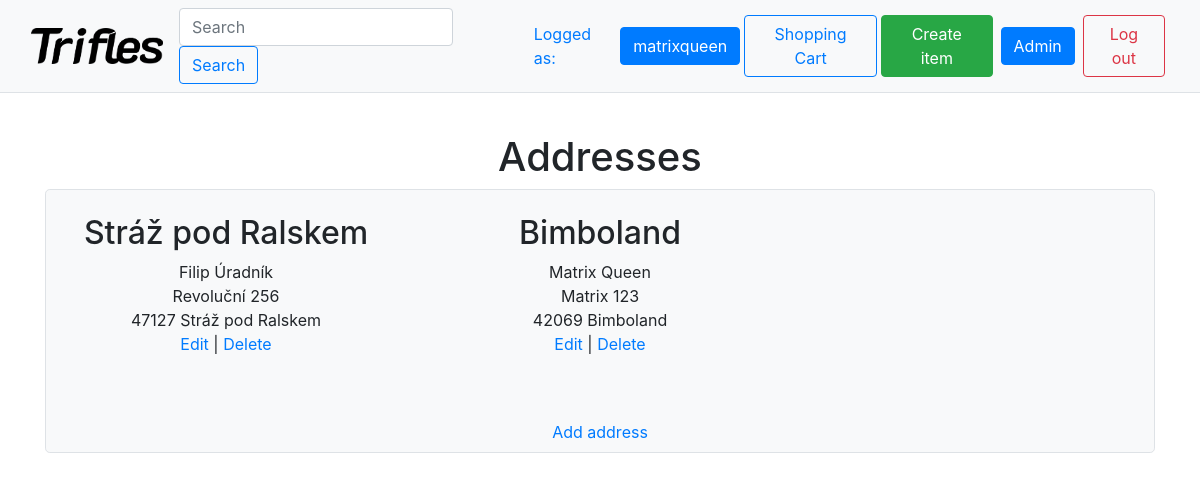
The page /address/ (signed in) on the database its author committed.
### shop/models.py (models this page shows, shortened)
class Address(models.Model):
  user = models.ForeignKey(User, on_delete=models.CASCADE)
  first_name = models.CharField(max_length=100)
  last_name = models.CharField(max_length=100)
  avenue = models.CharField(max_length=100)
  post_code = models.IntegerField()
  city = models.CharField(max_length=100)
  id = models.UUIDField(
         primary_key = True,
         default = uuid.uuid4,
         editable = False)

### shop/views.py (the view)
# urls.py: path('address/', views.address, name="address"),
@login_required
def address(request):
  addresses = request.user.address_set.all()
  stuff_for_render = {'addresses': addresses}
  return render(request, 'shop/address.html', context=stuff_for_render)

### shop/templates/shop/address.html (shortened to what this page needs)
{% extends "base.html" %}
{% load i18n %}
{% block content %}
<br />
<h1>{% trans "Addresses" %}</h1>
<div class="container">
<div class="col border rounded-lg p-2 mb-5 bg-light">
  <div class="row">
  {% for address in addresses %}
    <div class="col-4 my-3">
      <h2>{{ address.city }}</h2>
      {{ address.first_name }} {{ address.last_name }}<br />
      {{ address.avenue }}<br />
      {{ address.post_code }} {{ address.city }}<br />
      <a href="{% url 'address_edit' id=address.id %}">{% trans "Edit" %}</a> | <a href="{% url 'address_delete' id=address.id %}">{% trans "Delete" %}</a>
    </div>
  {% endfor %}
  </div>
  <br />
  <br />
  <a href="{% url 'address_add' %}">{% trans "Add address" %}</a>
</div>
</div>
{% endblock %}

### shop/templates/base.html (shortened to what this page needs)
{% load static %}
{% load i18n %}
<!DOCTYPE html>
<html>
<head>
  <link rel="stylesheet" href="https://stackpath.bootstrapcdn.com/bootstrap/4.4.1/css/bootstrap.min.css">
</head>
<body>
  <nav class="navbar text-primary navbar-expand-lg sticky-top navbar-light bg-light border-bottom">
  <div class="container-fluid">
    <a class="navbar-brand" href="{% url 'index' %}"><img height="36" src="{% static 'shop/logo_invert.png' %}" alt="My image"></a>
    <div class="collapse navbar-collapse" id="navbarSupportedContent">
      <ul class="navbar-nav mr-auto">
          <form class="form-inline my-2 my-lg-0" action="{% url 'search' %}" method="GET">
            <input name="query" class="form-control mr-sm-2" type="search" placeholder="{% trans "Search" %}" aria-label="Search">
            <button class="btn btn-outline-primary my-2 my-sm-0" type="submit">{% trans "Search" %}</button>
          </form>
      </ul>
      {%if user.is_authenticated%}
      {% trans "Logged as" %}: <a class="btn btn-primary m-1" href="{%url 'user_profile'%}">{{user.username}}</a>
      <a class="btn btn-outline-primary" href="{%url 'cart'%}">{% trans "Shopping Cart" %}</a>
      {%if user.is_superuser%}
      <a class="btn btn-success m-1" href="{%url 'create_item'%}">{% trans "Create item" %}</a>
      <a class="btn btn-primary m-1" href="/admin">Admin</a>
      {%endif%}
      <a class="btn btn-outline-danger m-1" href="{%url 'logout'%}?next={{request.path}}">{% trans "Log out" %}</a>
      {%else%}
      <a class="btn btn-primary" href="{%url 'login'%}?next={{ request.path }}">{% trans "Log in" %}</a>
      <a class="btn btn-outline-primary m-1" href="{%url 'register'%}?next={{ request.path }}">{% trans "Register" %}</a>
      {%endif%}
    </div>
  </div>
  </nav>
  <div class="p-3 text-center">
  {% block content %}{% endblock %}
  </div>
</body>

### rows shown on the page
Address: city "Stráž pod Ralskem", first_name "Filip", last_name "Úradník", avenue "Revoluční 256", post_code "47127"
Address: city "Bimboland", first_name "Matrix", last_name "Queen", avenue "Matrix 123", post_code "42069"

### other values the page prints
{{ user.username }} "matrixqueen"
